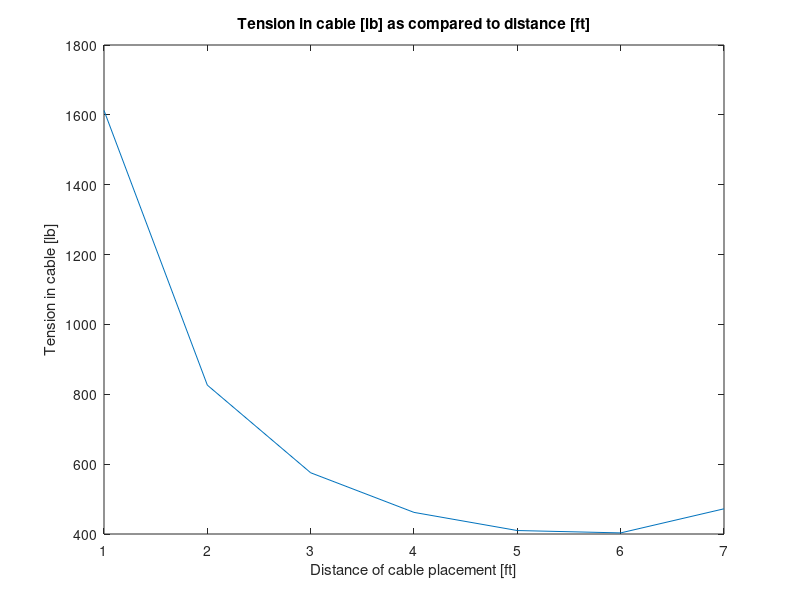

Write MATLAB code to recreate this figure.
%Carter Acad. Week 3 Example
%Written by Justin Clough
%Written on 8/17/14
%Below is the script for the first homework problem "Statics"

clear;%workspace is cleared
clc;%comand window is cleaned

w=200; %weight is given to be 200 pounds
lc=8; %length of cable in feet
lp=8; %length of pole in feet

for i=1:7
    distance(i)=1+(i-1)*1;
    t(i)=w*lc*lp/(distance(i)*sqrt(lp^2-distance(i)^2));
end

plot(distance,t)
title('Tension in cable [lb] as compared to distance [ft]')
xlabel('Distance of cable placement [ft]')
ylabel('Tension in cable [lb]')

tlow=min(t);
fprintf('The lowest tension, calculated at each foot, is %.0f pounds of tension.\n',tlow)
